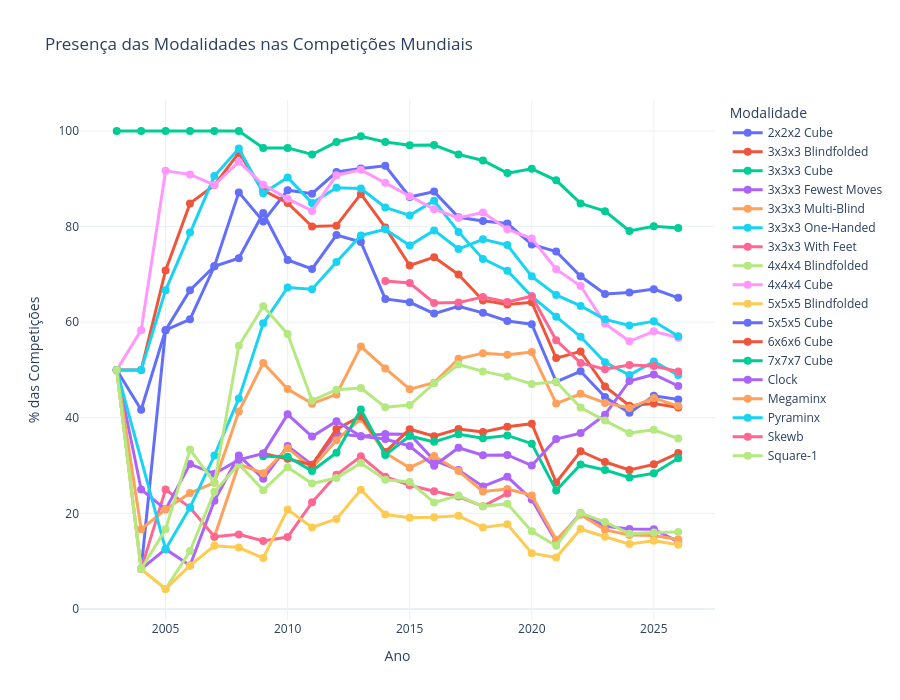

Notebook cell for this chart:
### Code cell
fig_percentage_world = plot_event_presence_pct(df_final, 'Presença das Modalidades nas Competições Mundiais')
fig_percentage_world

### Figure 1 — Plotly figure (JSON) as saved in the notebook; plotly's stock layout.template omitted (floating-point values rounded to 4 significant figures)
{"data": [{"hovertemplate": "<b>%{fullData.name}</b><br>Ano: %{x}<br>Presença: %{y:.1f}%<extra></extra>", "line": {"width": 3}, "marker": {"size": 8}, "mode": "lines+markers", "name": "2x2x2 Cube", "type": "scatter", "x": [2004, 2005, 2006, 2007, 2008, 2009, 2010, 2011, 2012, 2013, 2014, 2015, 2016, 2017, 2018, 2019, 2020, 2021, 2022, 2023, 2024, 2025, 2026], "y": [8.333, 58.33, 60.61, 71.7, 87.16, 81.07, 87.61, 86.89, 91.42, 92.16, 92.72, 86.19, 87.32, 81.94, 81.15, 80.65, 76.25, 74.79, 69.59, 65.89, 66.2, 66.91, 65.09]}, {"hovertemplate": "<b>%{fullData.name}</b><br>Ano: %{x}<br>Presença: %{y:.1f}%<extra></extra>", "line": {"width": 3}, "marker": {"size": 8}, "mode": "lines+markers", "name": "3x3x3 Blindfolded", "type": "scatter", "x": [2003, 2004, 2005, 2006, 2007, 2008, 2009, 2010, 2011, 2012, 2013, 2014, 2015, 2016, 2017, 2018, 2019, 2020, 2021, 2022, 2023, 2024, 2025, 2026], "y": [50.0, 50.0, 70.83, 84.85, 88.68, 95.41, 87.57, 84.96, 80.0, 80.2, 86.83, 79.83, 71.85, 73.6, 69.97, 64.55, 63.7, 64.17, 52.48, 53.88, 46.53, 42.54, 42.97, 42.14]}, {"hovertemplate": "<b>%{fullData.name}</b><br>Ano: %{x}<br>Presença: %{y:.1f}%<extra></extra>", "line": {"width": 3}, "marker": {"size": 8}, "mode": "lines+markers", "name": "3x3x3 Cube", "type": "scatter", "x": [2003, 2004, 2005, 2006, 2007, 2008, 2009, 2010, 2011, 2012, 2013, 2014, 2015, 2016, 2017, 2018, 2019, 2020, 2021, 2022, 2023, 2024, 2025, 2026], "y": [100.0, 100.0, 100.0, 100.0, 100.0, 100.0, 96.45, 96.46, 95.08, 97.69, 98.88, 97.71, 97.03, 97.05, 95.1, 93.83, 91.19, 92.08, 89.67, 84.84, 83.22, 79.1, 80.04, 79.7]}, {"hovertemplate": "<b>%{fullData.name}</b><br>Ano: %{x}<br>Presença: %{y:.1f}%<extra></extra>", "line": {"width": 3}, "marker": {"size": 8}, "mode": "lines+markers", "name": "3x3x3 Fewest Moves", "type": "scatter", "x": [2003, 2004, 2005, 2006, 2007, 2008, 2009, 2010, 2011, 2012, 2013, 2014, 2015, 2016, 2017, 2018, 2019, 2020, 2021, 2022, 2023, 2024, 2025, 2026], "y": [50.0, 8.333, 12.5, 9.091, 22.64, 32.11, 27.22, 34.07, 30.16, 36.63, 36.13, 36.59, 36.54, 31.12, 29.05, 25.63, 27.64, 22.92, 14.05, 20.06, 17.29, 16.73, 16.67, 14.02]}, {"hovertemplate": "<b>%{fullData.name}</b><br>Ano: %{x}<br>Presença: %{y:.1f}%<extra></extra>", "line": {"width": 3}, "marker": {"size": 8}, "mode": "lines+markers", "name": "3x3x3 Multi-Blind", "type": "scatter", "x": [2007, 2008, 2009, 2010, 2011, 2012, 2013, 2014, 2015, 2016, 2017, 2018, 2019, 2020, 2021, 2022, 2023, 2024, 2025, 2026], "y": [15.09, 30.28, 28.4, 33.63, 29.51, 35.31, 39.78, 32.64, 29.55, 32.01, 28.84, 24.59, 25.08, 23.75, 14.46, 19.69, 16.54, 15.48, 15.38, 14.54]}, {"hovertemplate": "<b>%{fullData.name}</b><br>Ano: %{x}<br>Presença: %{y:.1f}%<extra></extra>", "line": {"width": 3}, "marker": {"size": 8}, "mode": "lines+markers", "name": "3x3x3 One-Handed", "type": "scatter", "x": [2003, 2004, 2005, 2006, 2007, 2008, 2009, 2010, 2011, 2012, 2013, 2014, 2015, 2016, 2017, 2018, 2019, 2020, 2021, 2022, 2023, 2024, 2025, 2026], "y": [50.0, 50.0, 66.67, 78.79, 90.57, 96.33, 86.98, 90.27, 84.92, 88.12, 87.96, 83.99, 82.34, 85.4, 78.89, 73.24, 70.78, 65.42, 61.16, 56.93, 51.59, 48.95, 51.79, 48.93]}, {"hovertemplate": "<b>%{fullData.name}</b><br>Ano: %{x}<br>Presença: %{y:.1f}%<extra></extra>", "line": {"width": 3}, "marker": {"size": 8}, "mode": "lines+markers", "name": "3x3x3 With Feet", "type": "scatter", "x": [2004, 2005, 2006, 2007, 2008, 2009, 2010, 2011, 2012, 2013, 2014, 2015, 2016, 2017, 2018, 2019], "y": [8.333, 25.0, 21.21, 15.09, 15.6, 14.2, 15.04, 22.3, 28.05, 31.93, 27.65, 25.87, 24.63, 23.5, 21.46, 24.17]}, {"hovertemplate": "<b>%{fullData.name}</b><br>Ano: %{x}<br>Presença: %{y:.1f}%<extra></extra>", "line": {"width": 3}, "marker": {"size": 8}, "mode": "lines+markers", "name": "4x4x4 Blindfolded", "type": "scatter", "x": [2003, 2004, 2005, 2006, 2007, 2008, 2009, 2010, 2011, 2012, 2013, 2014, 2015, 2016, 2017, 2018, 2019, 2020, 2021, 2022, 2023, 2024, 2025, 2026], "y": [50.0, 8.333, 4.167, 12.12, 24.53, 30.28, 24.85, 29.65, 26.23, 27.39, 30.53, 27.03, 26.57, 22.27, 23.72, 21.46, 21.99, 16.25, 13.22, 20.06, 18.18, 15.74, 16.01, 16.09]}, {"hovertemplate": "<b>%{fullData.name}</b><br>Ano: %{x}<br>Presença: %{y:.1f}%<extra></extra>", "line": {"width": 3}, "marker": {"size": 8}, "mode": "lines+markers", "name": "4x4x4 Cube", "type": "scatter", "x": [2003, 2004, 2005, 2006, 2007, 2008, 2009, 2010, 2011, 2012, 2013, 2014, 2015, 2016, 2017, 2018, 2019, 2020, 2021, 2022, 2023, 2024, 2025, 2026], "y": [50.0, 58.33, 91.67, 90.91, 88.68, 93.58, 88.76, 85.84, 83.28, 90.76, 91.88, 89.19, 86.36, 83.63, 81.83, 82.97, 79.44, 77.5, 71.07, 67.56, 59.7, 55.99, 58.1, 56.75]}, {"hovertemplate": "<b>%{fullData.name}</b><br>Ano: %{x}<br>Presença: %{y:.1f}%<extra></extra>", "line": {"width": 3}, "marker": {"size": 8}, "mode": "lines+markers", "name": "5x5x5 Blindfolded", "type": "scatter", "x": [2003, 2004, 2005, 2006, 2007, 2008, 2009, 2010, 2011, 2012, 2013, 2014, 2015, 2016, 2017, 2018, 2019, 2020, 2021, 2022, 2023, 2024, 2025, 2026], "y": [50.0, 8.333, 4.167, 9.091, 13.21, 12.84, 10.65, 20.8, 17.05, 18.81, 24.93, 19.75, 19.06, 19.17, 19.48, 17.03, 17.7, 11.67, 10.74, 16.73, 15.09, 13.56, 14.24, 13.43]}, {"hovertemplate": "<b>%{fullData.name}</b><br>Ano: %{x}<br>Presença: %{y:.1f}%<extra></extra>", "line": {"width": 3}, "marker": {"size": 8}, "mode": "lines+markers", "name": "5x5x5 Cube", "type": "scatter", "x": [2003, 2004, 2005, 2006, 2007, 2008, 2009, 2010, 2011, 2012, 2013, 2014, 2015, 2016, 2017, 2018, 2019, 2020, 2021, 2022, 2023, 2024, 2025, 2026], "y": [50.0, 41.67, 58.33, 66.67, 71.7, 73.39, 82.84, 73.01, 71.15, 78.22, 76.75, 64.86, 64.16, 61.8, 63.33, 61.95, 60.24, 59.58, 47.52, 49.72, 44.33, 41.02, 44.6, 43.84]}, {"hovertemplate": "<b>%{fullData.name}</b><br>Ano: %{x}<br>Presença: %{y:.1f}%<extra></extra>", "line": {"width": 3}, "marker": {"size": 8}, "mode": "lines+markers", "name": "6x6x6 Cube", "type": "scatter", "x": [2009, 2010, 2011, 2012, 2013, 2014, 2015, 2016, 2017, 2018, 2019, 2020, 2021, 2022, 2023, 2024, 2025, 2026], "y": [32.54, 31.42, 30.16, 37.62, 40.34, 32.85, 37.59, 36.14, 37.65, 37.01, 38.1, 38.75, 26.45, 32.99, 30.74, 29.08, 30.25, 32.62]}, {"hovertemplate": "<b>%{fullData.name}</b><br>Ano: %{x}<br>Presença: %{y:.1f}%<extra></extra>", "line": {"width": 3}, "marker": {"size": 8}, "mode": "lines+markers", "name": "7x7x7 Cube", "type": "scatter", "x": [2009, 2010, 2011, 2012, 2013, 2014, 2015, 2016, 2017, 2018, 2019, 2020, 2021, 2022, 2023, 2024, 2025, 2026], "y": [31.95, 31.86, 28.85, 32.67, 41.74, 32.22, 36.19, 34.96, 36.56, 35.71, 36.3, 34.58, 24.79, 30.22, 29.05, 27.5, 28.37, 31.51]}, {"hovertemplate": "<b>%{fullData.name}</b><br>Ano: %{x}<br>Presença: %{y:.1f}%<extra></extra>", "line": {"width": 3}, "marker": {"size": 8}, "mode": "lines+markers", "name": "Clock", "type": "scatter", "x": [2003, 2004, 2005, 2006, 2007, 2008, 2009, 2010, 2011, 2012, 2013, 2014, 2015, 2016, 2017, 2018, 2019, 2020, 2021, 2022, 2023, 2024, 2025, 2026], "y": [50.0, 25.0, 20.83, 30.3, 28.3, 31.19, 32.54, 40.71, 36.07, 39.27, 36.13, 35.55, 34.09, 29.94, 33.73, 32.15, 32.23, 30.0, 35.54, 36.78, 40.63, 47.7, 49.06, 46.64]}, {"hovertemplate": "<b>%{fullData.name}</b><br>Ano: %{x}<br>Presença: %{y:.1f}%<extra></extra>", "line": {"width": 3}, "marker": {"size": 8}, "mode": "lines+markers", "name": "Megaminx", "type": "scatter", "x": [2003, 2004, 2005, 2006, 2007, 2008, 2009, 2010, 2011, 2012, 2013, 2014, 2015, 2016, 2017, 2018, 2019, 2020, 2021, 2022, 2023, 2024, 2025, 2026], "y": [50.0, 16.67, 20.83, 24.24, 26.42, 41.28, 51.48, 46.02, 42.95, 44.88, 54.9, 50.31, 45.98, 47.35, 52.34, 53.52, 53.16, 53.75, 42.98, 45.01, 43.11, 42.06, 44.12, 42.44]}, {"hovertemplate": "<b>%{fullData.name}</b><br>Ano: %{x}<br>Presença: %{y:.1f}%<extra></extra>", "line": {"width": 3}, "marker": {"size": 8}, "mode": "lines+markers", "name": "Pyraminx", "type": "scatter", "x": [2003, 2005, 2006, 2007, 2008, 2009, 2010, 2011, 2012, 2013, 2014, 2015, 2016, 2017, 2018, 2019, 2020, 2021, 2022, 2023, 2024, 2025, 2026], "y": [50.0, 12.5, 21.21, 32.08, 44.04, 59.76, 67.26, 66.89, 72.61, 78.15, 79.42, 76.05, 79.2, 75.3, 77.32, 76.13, 69.58, 65.7, 63.4, 60.59, 59.31, 60.2, 57.05]}, {"hovertemplate": "<b>%{fullData.name}</b><br>Ano: %{x}<br>Presença: %{y:.1f}%<extra></extra>", "line": {"width": 3}, "marker": {"size": 8}, "mode": "lines+markers", "name": "Skewb", "type": "scatter", "x": [2014, 2015, 2016, 2017, 2018, 2019, 2020, 2021, 2022, 2023, 2024, 2025, 2026], "y": [68.61, 68.18, 64.01, 64.09, 65.25, 64.23, 65.42, 56.2, 51.48, 50.14, 51.01, 50.83, 49.67]}, {"hovertemplate": "<b>%{fullData.name}</b><br>Ano: %{x}<br>Presença: %{y:.1f}%<extra></extra>", "line": {"width": 3}, "marker": {"size": 8}, "mode": "lines+markers", "name": "Square-1", "type": "scatter", "x": [2003, 2004, 2005, 2006, 2007, 2008, 2009, 2010, 2011, 2012, 2013, 2014, 2015, 2016, 2017, 2018, 2019, 2020, 2021, 2022, 2023, 2024, 2025, 2026], "y": [50.0, 8.333, 16.67, 33.33, 26.42, 55.05, 63.31, 57.52, 43.61, 45.87, 46.22, 42.2, 42.66, 47.2, 51.14, 49.7, 48.64, 47.08, 47.52, 42.14, 39.41, 36.79, 37.48, 35.65]}], "layout": {"height": 700, "hovermode": "closest", "legend": {"itemclick": "toggle", "itemdoubleclick": "toggleothers", "title": {"text": "Modalidade"}}, "title": {"text": "Presença das Modalidades nas Competições Mundiais"}, "xaxis": {"title": {"text": "Ano"}}, "yaxis": {"title": {"text": "% das Competições"}}}}
